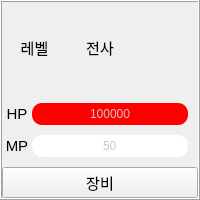
       <widget class="QFrame" name="frame_1">
        <property name="sizePolicy">
         <sizepolicy hsizetype="Expanding" vsizetype="Preferred">
          <horstretch>0</horstretch>
          <verstretch>0</verstretch>
         </sizepolicy>
        </property>
        <property name="minimumSize">
         <size>
          <width>180</width>
          <height>200</height>
         </size>
        </property>
        <property name="maximumSize">
         <size>
          <width>16777215</width>
          <height>200</height>
         </size>
        </property>
        <property name="frameShape">
         <enum>QFrame::Box</enum>
        </property>
        <property name="frameShadow">
         <enum>QFrame::Raised</enum>
        </property>
        <layout class="QGridLayout" name="gridLayout_4">
         <property name="leftMargin">
          <number>0</number>
         </property>
         <property name="topMargin">
          <number>0</number>
         </property>
         <property name="rightMargin">
          <number>0</number>
         </property>
         <property name="bottomMargin">
          <number>0</number>
         </property>
         <property name="spacing">
          <number>0</number>
         </property>
         <item row="2" column="0">
          <layout class="QHBoxLayout" name="horizontalLayout_4">
           <property name="spacing">
            <number>0</number>
           </property>
           <property name="rightMargin">
            <number>10</number>
           </property>
           <property name="bottomMargin">
            <number>10</number>
           </property>
           <item>
            <widget class="QLabel" name="mp_1">
             <property name="sizePolicy">
              <sizepolicy hsizetype="Preferred" vsizetype="Preferred">
               <horstretch>0</horstretch>
               <verstretch>0</verstretch>
              </sizepolicy>
             </property>
             <property name="minimumSize">
              <size>
               <width>30</width>
               <height>0</height>
              </size>
             </property>
             <property name="font">
              <font>
               <pointsize>11</pointsize>
              </font>
             </property>
             <property name="text">
              <string>MP</string>
             </property>
             <property name="scaledContents">
              <bool>true</bool>
             </property>
             <property name="alignment">
              <set>Qt::AlignCenter</set>
             </property>
            </widget>
           </item>
           <item>
            <widget class="QProgressBar" name="mp_warrior">
             <property name="styleSheet">
              <string notr="true">QProgressBar{
  background-color: rgb(255, 255, 255);
  color:rgb(200,200,200);
  border-style: none;
  border-bottom-right-radius: 10px;
  border-bottom-left-radius: 10px;
  border-top-right-radius: 10px;
  border-top-left-radius: 10px;
  text-align: center;}
QProgressBar::chunk{
 border-bottom-right-radius: 10px;
 border-bottom-left-radius: 10px;
 border-top-right-radius: 10px;
 border-top-left-radius: 10px;
background-color: rgb(0, 0, 255);
 }</string>
             </property>
             <property name="maximum">
              <number>999999999</number>
             </property>
             <property name="value">
              <number>50</number>
             </property>
             <property name="textDirection">
              <enum>QProgressBar::TopToBottom</enum>
             </property>
             <property name="format">
              <string>%v</string>
             </property>
            </widget>
           </item>
          </layout>
         </item>
         <item row="1" column="0">
          <layout class="QHBoxLayout" name="horizontalLayout_3">
           <property name="spacing">
            <number>0</number>
           </property>
           <property name="rightMargin">
            <number>10</number>
           </property>
           <property name="bottomMargin">
            <number>10</number>
           </property>
           <item>
            <widget class="QLabel" name="hp_1">
             <property name="sizePolicy">
              <sizepolicy hsizetype="Preferred" vsizetype="Preferred">
               <horstretch>0</horstretch>
               <verstretch>0</verstretch>
              </sizepolicy>
             </property>
             <property name="minimumSize">
              <size>
               <width>30</width>
               <height>0</height>
              </size>
             </property>
             <property name="font">
              <font>
               <pointsize>11</pointsize>
              </font>
             </property>
             <property name="text">
              <string>HP</string>
             </property>
             <property name="scaledContents">
              <bool>true</bool>
             </property>
             <property name="alignment">
              <set>Qt::AlignCenter</set>
             </property>
            </widget>
           </item>
           <item>
            <widget class="QProgressBar" name="hp_warrior">
             <property name="styleSheet">
              <string notr="true">QProgressBar{
  background-color: rgb(255, 255, 255);
  color:rgb(200,200,200);
  border-style: none;
  border-bottom-right-radius: 10px;
  border-bottom-left-radius: 10px;
  border-top-right-radius: 10px;
  border-top-left-radius: 10px;
  text-align: center;}
QProgressBar::chunk{
 border-bottom-right-radius: 10px;
 border-bottom-left-radius: 10px;
 border-top-right-radius: 10px;
 border-top-left-radius: 10px;
 background-color: rgb(255, 0, 0);
 }</string>
             </property>
             <property name="maximum">
              <number>999999999</number>
             </property>
             <property name="value">
              <number>12423423</number>
             </property>
             <property name="textVisible">
              <bool>true</bool>
             </property>
             <property name="orientation">
              <enum>Qt::Horizontal</enum>
             </property>
             <property name="invertedAppearance">
              <bool>false</bool>
             </property>
             <property name="textDirection">
              <enum>QProgressBar::TopToBottom</enum>
             </property>
             <property name="format">
              <string>%v</string>
             </property>
            </widget>
           </item>
          </layout>
         </item>
         <item row="0" column="0">
          <layout class="QHBoxLayout" name="horizontalLayout_2">
           <property name="spacing">
            <number>0</number>
           </property>
           <property name="bottomMargin">
            <number>10</number>
           </property>
           <item>
            <widget class="QLabel" name="lv_warrior">
             <property name="minimumSize">
              <size>
               <width>30</width>
               <height>0</height>
              </size>
             </property>
             <property name="maximumSize">
              <size>
               <width>100</width>
               <height>30</height>
              </size>
             </property>
             <property name="font">
              <font>
               <pointsize>11</pointsize>
              </font>
             </property>
             <property name="text">
              <string>레벨</string>
             </property>
             <property name="alignment">
              <set>Qt::AlignCenter</set>
             </property>
            </widget>
           </item>
           <item>
            <widget class="QLabel" name="warrior">
             <property name="maximumSize">
              <size>
               <width>16777215</width>
               <height>30</height>
              </size>
             </property>
             <property name="font">
              <font>
               <pointsize>11</pointsize>
              </font>
             </property>
             <property name="text">
              <string>전사</string>
             </property>
             <property name="alignment">
              <set>Qt::AlignCenter</set>
             </property>
            </widget>
           </item>
           <item>
            <widget class="QLabel" name="img_warrior">
             <property name="text">
              <string/>
             </property>
            </widget>
           </item>
          </layout>
         </item>
         <item row="3" column="0">
          <layout class="QGridLayout" name="gridLayout_3">
           <property name="spacing">
            <number>0</number>
           </property>
           <item row="0" column="0">
            <widget class="QPushButton" name="pb_equip_warrior">
             <property name="font">
              <font>
               <pointsize>11</pointsize>
              </font>
             </property>
             <property name="text">
              <string>장비</string>
             </property>
            </widget>
           </item>
          </layout>
         </item>
        </layout>
       </widget>
